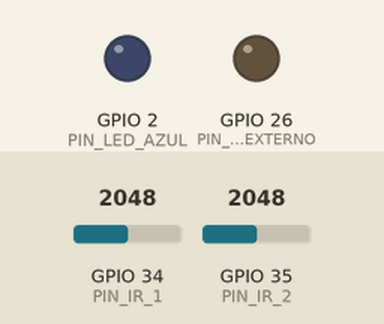
Recording of a program running on a simulated ESP32. Shown: output pins drawn as LEDs (lit = HIGH). The inputs (shaded band) are chosen by the test bench; at power-on: GPIO 34 (PIN_IR_1) = 2048, GPIO 35 (PIN_IR_2) = 2048 (analog values on the 0–4095 scale). WiFi joins after 1.5 s; servers stay silent unless stated; uploads are accepted with an empty reply; what the program prints to the serial monitor is not drawn.

Above: at 4.3 s.
4.4 s: GPIO 34 (PIN_IR_1) set to 3007
7.4 s: GPIO 34 (PIN_IR_1) set to 3102
8.9 s: GPIO 35 (PIN_IR_2) set to 2999
10.4 s: GPIO 35 (PIN_IR_2) set to 3100
At 11.8 s:
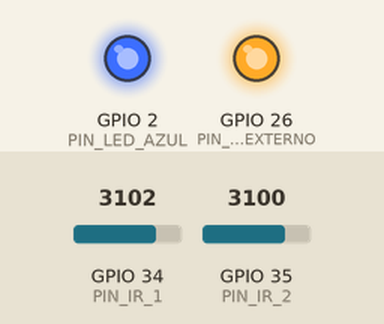
Timing chart, 0 to 12.9 s (numbered marks = the images above; inputs shaded):
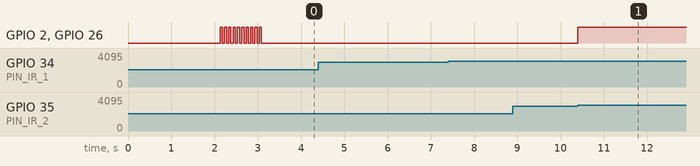

The program:

main.cpp
```cpp
#include <Arduino.h>
#include <WiFi.h>
#include <WiFiClientSecure.h>
#include <HTTPClient.h>

/*
 * ==============================================================================
 * EJEMPLO 09: Doble Barrera IR + Envío Inmediato a Supabase en Tiempo Real
 * ==============================================================================
 * Placa: ESP32-S V1.1 (38 pines)
 *
 * ¿Cómo funciona la arquitectura Dual-Core (FreeRTOS)?
 * - NÚCLEO 1 (Loop principal): Muestrea los 2 sensores IR a miles de veces por segundo.
 *   CERO DELAYS. Reacciona en microsegundos y activa el LED testigo.
 *
 * - NÚCLEO 0 (Tarea en segundo plano): Se conecta a Wi-Fi y envía la medición
 *   a Supabase por HTTPS (TLS seguro). El apretón criptográfico HTTPS nunca
 *   congela la barrera óptica: la trampa NUNCA queda ciega.
 *
 * Datos enviados a Supabase (tabla 'mediciones'):
 * - contador: Número acumulado de cogolleras capturadas
 * - tipo_evento: 'captura_cogollera' o 'latido_online'
 * - temperatura: Temperatura interna del procesador (°C)
 * - sensor1: Lectura analógica del haz superior
 * - sensor2: Lectura analógica del haz inferior
 */

// =============================================================================
// 1. CONFIGURACIÓN WI-FI Y SUPABASE
// =============================================================================
const char* ssid = "Horaim_Wiltel";
const char* password = "lonapaju4";

const char* SUPABASE_URL = "https://pqydjwpjclfnwfrzpsvb.supabase.co/rest/v1/mediciones";
const char* SUPABASE_KEY = "sb_publishable_jGjzJtPJeXKfqIwatNmRIA_oqSGTYRZ";

// Intervalo de latido periódico para telemetría (cada 60 segundos si no hay capturas)
const unsigned long INTERVALO_LATIDO_MS = 60000;

// =============================================================================
// 2. HARDWARE Y PINES
// =============================================================================
const int PIN_IR_1        = 34; // Haz 1 (Sensor superior - ADC1)
const int PIN_IR_2        = 35; // Haz 2 (Sensor inferior - ADC1)
const int PIN_LED_EXTERNO = 26; // LED Testigo en protoboard
const int PIN_LED_AZUL    = 2;  // LED azul integrado en la placa

// Duración del pulso de aviso visual del LED (ms)
const unsigned long TIEMPO_LED_VISUAL = 350;

// Variables de calibración dinámica de la barrera
int umbral1 = 3400;
int umbral2 = 3400;
int reposo1 = 0;
int reposo2 = 0;

// Contadores
unsigned long contadorCogolleras = 0;
unsigned long contadorDescartes  = 0;

bool cogolleraEnCurso = false;
bool descarteEnCurso  = false;
unsigned long tiempoApagarLED = 0;

// =============================================================================
// 3. ESTRUCTURA Y COLA ASÍNCRONA PARA SUPABASE
// =============================================================================
struct EventoCaptura {
    unsigned long conteo;
    float temperatura;
    int s1;
    int s2;
    char tipoEvento[25]; // "captura_cogollera" o "latido_online"
};

QueueHandle_t colaEnvios;

// Función que ejecuta el envío HTTPS a Supabase
void enviarHttpASupabase(const EventoCaptura& ev) {
    if (WiFi.status() != WL_CONNECTED) {
        Serial.println("[SUPABASE] Wi-Fi desconectado. Reintentando conexion...");
        WiFi.reconnect();
        return;
    }

    WiFiClientSecure client;
    client.setInsecure(); // No validar certificados SSL para agilizar envío

    HTTPClient https;
    if (!https.begin(client, SUPABASE_URL)) {
        Serial.println("[SUPABASE] Error al inicializar cliente HTTPS.");
        return;
    }

    https.addHeader("Content-Type", "application/json");
    https.addHeader("apikey", SUPABASE_KEY);
    https.addHeader("Authorization", String("Bearer ") + SUPABASE_KEY);
    https.addHeader("Prefer", "return=minimal");

    // Construcción del JSON
    String payload = "{";
    payload += "\"contador\":" + String(ev.conteo) + ",";
    payload += "\"tipo_evento\":\"" + String(ev.tipoEvento) + "\",";
    payload += "\"temperatura\":" + String(ev.temperatura, 2) + ",";
    payload += "\"sensor1\":" + String(ev.s1) + ",";
    payload += "\"sensor2\":" + String(ev.s2);
    payload += "}";

    Serial.printf("\n[SUPABASE -> CLOUD] Transmitiendo evento '%s' (#%lu)... ", ev.tipoEvento, ev.conteo);
    int codigoHttp = https.POST(payload);

    if (codigoHttp >= 200 && codigoHttp < 300) {
        Serial.printf("EXITO (HTTP %d)\n", codigoHttp);
    } else {
        Serial.printf("ERROR (HTTP %d): %s\n", codigoHttp, https.errorToString(codigoHttp).c_str());
    }

    https.end();
}

// Tarea independiente de FreeRTOS que corre en el Core 0
void tareaSegundoPlanoSupabase(void* pvParameters) {
    Serial.println("[CORE 0] Tarea de transmision en la nube iniciada.");
    EventoCaptura evento;

    for (;;) {
        // Espera a que haya un evento en la cola para transmitir
        if (xQueueReceive(colaEnvios, &evento, portMAX_DELAY) == pdTRUE) {
            enviarHttpASupabase(evento);
        }
    }
}

// =============================================================================
// 4. CALIBRACIÓN DE LA BARRERA
// =============================================================================
void calibrarAmbosSensores() {
    Serial.println("\n[CALIBRANDO] Evaluando ambos haces en reposo...");
    long suma1 = 0;
    long suma2 = 0;
    const int MUESTRAS = 40;

    for (int i = 0; i < MUESTRAS; i++) {
        suma1 += analogRead(PIN_IR_1);
        suma2 += analogRead(PIN_IR_2);

        bool blink = (i % 4 < 2);
        digitalWrite(PIN_LED_EXTERNO, blink ? HIGH : LOW);
        digitalWrite(PIN_LED_AZUL, blink ? HIGH : LOW);
        delay(25);
    }

    digitalWrite(PIN_LED_EXTERNO, LOW);
    digitalWrite(PIN_LED_AZUL, LOW);

    reposo1 = suma1 / MUESTRAS;
    reposo2 = suma2 / MUESTRAS;

    umbral1 = reposo1 + ((4095 - reposo1) * 0.50);
    umbral2 = reposo2 + ((4095 - reposo2) * 0.50);

    Serial.printf("-> Sensor 1 (P34): Reposo = %4d | Umbral = %4d\n", reposo1, umbral1);
    Serial.printf("-> Sensor 2 (P35): Reposo = %4d | Umbral = %4d\n", reposo2, umbral2);
    Serial.println("-> Calibracion EXITOSA: Sistema activo y conectado.");
    Serial.println("----------------------------------------------------------------------");
}

// =============================================================================
// 5. SETUP
// =============================================================================
void setup() {
    Serial.begin(115200);
    delay(500);

    pinMode(PIN_LED_EXTERNO, OUTPUT);
    pinMode(PIN_LED_AZUL, OUTPUT);
    analogReadResolution(12);

    Serial.println();
    Serial.println("======================================================================");
    Serial.println("   ESP32: TRAMPA COGOLLERA CON TELEMETRIA SUPABASE EN TIEMPO REAL     ");
    Serial.println("======================================================================");

    // 1. Crear cola de eventos asíncronos (hasta 10 capturas en cola)
    colaEnvios = xQueueCreate(10, sizeof(EventoCaptura));

    // 2. Iniciar conexión Wi-Fi
    Serial.printf("[WIFI] Conectando a red: %s\n", ssid);
    WiFi.mode(WIFI_STA);
    WiFi.begin(ssid, password);

    int intentos = 0;
    while (WiFi.status() != WL_CONNECTED && intentos < 20) {
        delay(400);
        Serial.print(".");
        intentos++;
    }

    if (WiFi.status() == WL_CONNECTED) {
        Serial.println("\n[WIFI] Conectado exitosamente. IP: " + WiFi.localIP().toString());
    } else {
        Serial.println("\n[WIFI] No se pudo conectar de inmediato. Reintentara en segundo plano.");
    }

    // 3. Lanzar tarea de transmisión en el Núcleo 0 (Core 0)
    xTaskCreatePinnedToCore(
        tareaSegundoPlanoSupabase,
        "TareaSupabase",
        6144,
        NULL,
        1,
        NULL,
        0 // Core 0
    );

    // 4. Calibrar sensores ópticos
    calibrarAmbosSensores();

    // 5. Enviar latido inicial de arranque a Supabase
    EventoCaptura latidoInicial;
    latidoInicial.conteo = 0;
    latidoInicial.temperatura = temperatureRead();
    latidoInicial.s1 = reposo1;
    latidoInicial.s2 = reposo2;
    strcpy(latidoInicial.tipoEvento, "latido_online");
    xQueueSend(colaEnvios, &latidoInicial, 0);
}

// =============================================================================
// 6. LOOP PRINCIPAL (CORRE EN EL CORE 1 A MÁXIMA VELOCIDAD)
// =============================================================================
unsigned long ultimoLatidoMs = 0;
unsigned long tiempoUltimoReporte = 0;

void loop() {
    int v1 = analogRead(PIN_IR_1);
    int v2 = analogRead(PIN_IR_2);
    unsigned long ahora = millis();

    bool corte1 = (v1 >= umbral1);
    bool corte2 = (v2 >= umbral2);

    // CASO 1: AMBOS HACES CORTADOS -> ¡COGOLLERA CAPTURADA!
    if (corte1 && corte2) {
        if (!cogolleraEnCurso) {
            cogolleraEnCurso = true;
            contadorCogolleras++;

            // Encendemos LEDs testigos
            digitalWrite(PIN_LED_EXTERNO, HIGH);
            digitalWrite(PIN_LED_AZUL, HIGH);
            tiempoApagarLED = ahora + TIEMPO_LED_VISUAL;

            Serial.println();
            Serial.println("******************************************************************");
            Serial.printf(" >>> [COGOLLERA CAPTURADA #%lu] ¡BICHO GRANDE DETECTADO! <<<\n", contadorCogolleras);
            Serial.printf("     Sensores cortados: Haz 1 (%d >= %d) | Haz 2 (%d >= %d)\n", v1, umbral1, v2, umbral2);
            Serial.println("******************************************************************");

            // Encolamos el evento para que el Core 0 lo transmita a Supabase sin congelar la barrera
            EventoCaptura captura;
            captura.conteo = contadorCogolleras;
            captura.temperatura = temperatureRead();
            captura.s1 = v1;
            captura.s2 = v2;
            strcpy(captura.tipoEvento, "captura_cogollera");
            xQueueSend(colaEnvios, &captura, 0);
        }
    }
    // CASO 2: SOLO UN HAZ CORTADO -> BICHO CHICO / POLVILLO (DESCARTADO)
    else if (corte1 || corte2) {
        if (!cogolleraEnCurso && !descarteEnCurso) {
            descarteEnCurso = true;
            contadorDescartes++;
            Serial.printf("[Descarte #%lu] Objeto chico ignorado (Haz 1: %d | Haz 2: %d)\n",
                          contadorDescartes, v1, v2);
        }
    }
    // CASO 3: HACES LIBRES
    else {
        cogolleraEnCurso = false;
        descarteEnCurso  = false;
    }

    // Apagado del LED tras cumplirse el pulso visual
    if (!cogolleraEnCurso && ahora >= tiempoApagarLED) {
        digitalWrite(PIN_LED_EXTERNO, LOW);
        digitalWrite(PIN_LED_AZUL, LOW);
    }

    // Latido periódico de telemetría (cada 60 segundos)
    if (ahora - ultimoLatidoMs >= INTERVALO_LATIDO_MS) {
        ultimoLatidoMs = ahora;
        if (!corte1 && !corte2) {
            EventoCaptura latido;
            latido.conteo = contadorCogolleras;
            latido.temperatura = temperatureRead();
            latido.s1 = v1;
            latido.s2 = v2;
            strcpy(latido.tipoEvento, "latido_online");
            xQueueSend(colaEnvios, &latido, 0);
        }
    }

    // Monitor serie en reposo cada 3 segundos
    if (ahora - tiempoUltimoReporte >= 3000) {
        tiempoUltimoReporte = ahora;
        if (!corte1 && !corte2) {
            Serial.printf("[Vigilando] Haces: (S1: %4d, S2: %4d) | Cogolleras: %lu | Descartes: %lu\n",
                          v1, v2, contadorCogolleras, contadorDescartes);
        }
    }
}
```

Measured:
- the behaviour switches between 3070 and 3071 on GPIO 35 (PIN_IR_2) (found by bisection; images 0 and 1)
- after the input at 4.4 s, every drawn part: stays the same
- after the input at 7.4 s, every drawn part: stays the same
- after the input at 8.9 s, every drawn part: stays the same
- after the input at 10.4 s, GPIO 2 (PIN_LED_AZUL), GPIO 26 (PIN_LED_EXTERNO): LOW → HIGH at once
